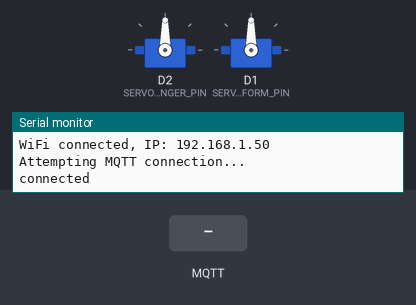
Recording of a program running on a simulated ESP8266 (NodeMCU). On the bench: 2 × servo, the last lines printed to the serial monitor. Inputs (shaded band) come from the test bench. WiFi joins after 1.5 s; servers stay silent unless stated; no MQTT or app messages arrive unless stated.

Above: at 3.2 s.
3.3 s: MQTT message "1" arrives on the first subscribed topic
At 3.9 s:
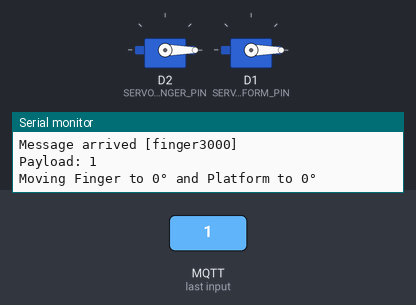
4.8 s: MQTT message "on" arrives on the first subscribed topic
6.3 s: MQTT message "off" arrives on the first subscribed topic
Timing chart, 0 to 9.3 s (numbered marks = the images above; inputs shaded):
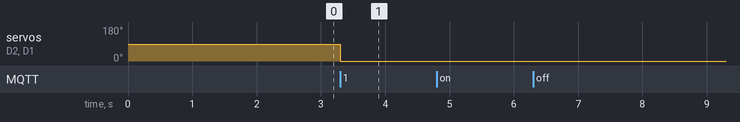

Measured:
- after the input at 3.3 s, servo on D2 (SERVO_FINGER_PIN), servo on D1 (SERVO_PLATFORM_PIN): 90° → 0° at once

The program:

main.cpp
```cpp
#include <Arduino.h>
#include <ESP8266WiFi.h>
#include <Servo.h>
#include <PubSubClient.h>
#include <ArduinoJson.h>

const char* WIFI_SSID  = "CHANGEME";
const char* WIFI_PASSWORD = "CHANGEME";
const char* MQTT_SERVER = "CHANGEME";
const uint MQTT_PORT = 1883;
const char* MQTT_CLIENTID = "TheFinger3000";
const char* MQTT_TOPIC = "finger3000";
const char* MQTT_USER = "";
const char* MQTT_PSSWORD = "";

WiFiClient wifiClient;
PubSubClient mqttClient(wifiClient);

#define SERVO_PLATFORM_PIN D1
#define SERVO_FINGER_PIN D2
Servo servoFinger;
uint8 servoFingerCurPos;
Servo servoPlatform;
uint8 servoPlatformCurPos;

bool move(uint8 degreeFinger, uint8 degreePlatform) {
  if(degreeFinger < 0 || degreeFinger > 180 || degreePlatform < 0 || degreePlatform > 180) {
    Serial.println("Error: Servo movement out of range");
    return false;
  }

  uint8 deltaFinger = 0;
  if(degreeFinger < servoFingerCurPos) {
    deltaFinger = servoFingerCurPos - degreeFinger;
  }
  else {
    deltaFinger = degreeFinger - servoFingerCurPos;
  }

  uint8 deltaPlatform = 0;
  if(degreePlatform < servoPlatformCurPos) {
    deltaPlatform = servoPlatformCurPos - degreePlatform;
  }
  else {
    deltaPlatform = degreePlatform - servoPlatformCurPos;
  }

  servoFingerCurPos = degreeFinger;
  servoPlatformCurPos = degreePlatform;

  servoFinger.write(degreeFinger);
  servoPlatform.write(degreePlatform);

  if(deltaFinger > deltaPlatform) {
    delay(deltaFinger*2);
  }
  else {
    delay(deltaPlatform*2);
  }
  return true;
}

void mqttOnMessage(char* topic, byte* payload, unsigned int length) {
  Serial.printf("Message arrived [%s]\nPayload: ", topic);
  for (uint i = 0; i < length; i++) {
    Serial.printf("%c", payload[i]);
  }
  Serial.println();

  StaticJsonDocument<256> doc;
  deserializeJson(doc, payload, length);
  uint8 finger = doc["finger"];
  uint8 platform = doc["platform"];
  if(move(finger, platform)) {
    Serial.printf("Moving Finger to %i° and Platform to %i°\n", finger, platform);
  }
}

void mqttConnect() {
  while (!mqttClient.connected()) {
    Serial.println("Attempting MQTT connection...");
    if (mqttClient.connect(MQTT_CLIENTID, MQTT_USER, MQTT_PSSWORD)) {
      Serial.println("connected");
      mqttClient.subscribe(MQTT_TOPIC);
    } else {
      Serial.printf("failed, rc=%i\n", mqttClient.state());
      Serial.println(" try again in 5 seconds");
      delay(5000);
    }
  }
}

void setup() {
  Serial.begin(115200);
  Serial.println("\nStarting");

  servoFinger.attach(SERVO_FINGER_PIN);
  servoFingerCurPos = 90;
  servoFinger.write(servoFingerCurPos);

  servoPlatform.attach(SERVO_PLATFORM_PIN);
  servoPlatformCurPos = 90;
  servoPlatform.write(servoPlatformCurPos);

  WiFi.begin(WIFI_SSID, WIFI_PASSWORD);
  Serial.printf("Connecting to SSID %s\n", WIFI_SSID);

  int wifiConnTimer = 0;
  while(WiFi.status() != WL_CONNECTED) {
    delay(1000);
    Serial.printf("%i ", wifiConnTimer);
    wifiConnTimer++;
  }
  Serial.println();

  Serial.printf("WiFi connected, IP: %s\n", WiFi.localIP().toString().c_str());

  mqttClient.setServer(MQTT_SERVER, MQTT_PORT);
  mqttClient.setCallback(mqttOnMessage);
}

void loop() {
  if (!mqttClient.connected()) {
    mqttConnect();
  }
  mqttClient.loop();
}
```
